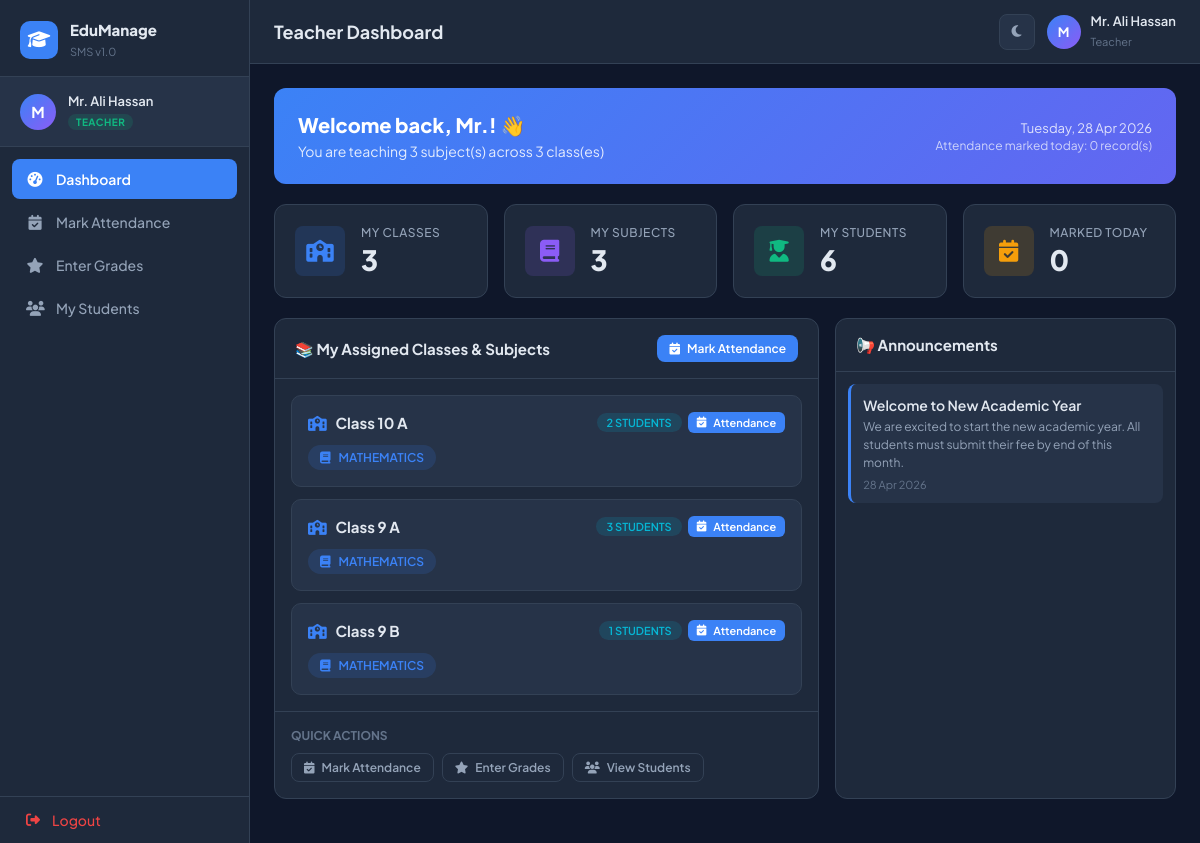
The page /teacher/dashboard.php (signed in) on the database its author committed.
### tables this page shows
CREATE TABLE IF NOT EXISTS teacher_assignments (
    id INT AUTO_INCREMENT PRIMARY KEY,
    teacher_id INT NOT NULL,
    subject_id INT NOT NULL,
    class_id INT NOT NULL,
    UNIQUE KEY unique_assignment (teacher_id, subject_id, class_id),
    FOREIGN KEY (teacher_id) REFERENCES teachers(id) ON DELETE CASCADE,
    FOREIGN KEY (subject_id) REFERENCES subjects(id) ON DELETE CASCADE,
    FOREIGN KEY (class_id) REFERENCES classes(id) ON DELETE CASCADE
);

CREATE TABLE IF NOT EXISTS subjects (
    id INT AUTO_INCREMENT PRIMARY KEY,
    subject_name VARCHAR(100) NOT NULL,
    subject_code VARCHAR(20),
    class_id INT,
    FOREIGN KEY (class_id) REFERENCES classes(id) ON DELETE SET NULL
);

CREATE TABLE IF NOT EXISTS announcements (
    id INT AUTO_INCREMENT PRIMARY KEY,
    title VARCHAR(200) NOT NULL,
    content TEXT NOT NULL,
    target_role ENUM('all','student','teacher') DEFAULT 'all',
    created_by INT,
    created_at TIMESTAMP DEFAULT CURRENT_TIMESTAMP
);

### includes/auth.php (called while the page is built, shortened)
<?php
function getCurrentUser() {
    return [
        'id' => $_SESSION['user_id'] ?? null,
        'name' => $_SESSION['name'] ?? '',
        'email' => $_SESSION['email'] ?? '',
        'role' => $_SESSION['role'] ?? '',
        'entity_id' => $_SESSION['entity_id'] ?? null,
    ];
}

### config/db.php (called while the page is built, shortened)
<?php
function h($str) {
    return htmlspecialchars($str ?? '', ENT_QUOTES, 'UTF-8');
}

### teacher/dashboard.php (the view, shortened to what this page needs)
<?php
require_once '../includes/auth.php';
require_once '../config/db.php';
$user = getCurrentUser();
$teacherId = $user['entity_id'];
$myAssignments = $conn->prepare(
    "SELECT ta.id as asgn_id, s.id as subject_id, s.subject_name, s.subject_code,
            c.id as class_id, c.class_name, c.section,
            (SELECT COUNT(*) FROM students WHERE class_id=c.id) as student_count
     FROM teacher_assignments ta
     JOIN subjects s ON ta.subject_id=s.id
     JOIN classes c ON ta.class_id=c.id
     WHERE ta.teacher_id=?
     ORDER BY c.class_name, c.section, s.subject_name"
);
$myAssignments->bind_param("i", $teacherId);
$myAssignments->execute();
$assignments = $myAssignments->get_result()->fetch_all(MYSQLI_ASSOC);
$myClassCount = count(array_unique(array_column($assignments, 'class_id')));
$mySubjectCount = count($assignments);
$myStudentCount = 0;
$seenClasses = [];
foreach ($assignments as $a) {
    if (!in_array($a['class_id'], $seenClasses)) {
        $myStudentCount += $a['student_count'];
        $seenClasses[] = $a['class_id'];
    }
}
$today = date('Y-m-d');
$todayAtt = $conn->prepare(
    "SELECT COUNT(*) FROM attendance a
     JOIN teacher_assignments ta ON ta.subject_id=a.subject_id AND ta.class_id=a.class_id
     WHERE ta.teacher_id=? AND a.date=?"
);
$todayAtt->bind_param("is", $teacherId, $today);
$todayAtt->execute();
$markedToday = $todayAtt->get_result()->fetch_row()[0];
$announcements = $conn->query("SELECT * FROM announcements WHERE target_role IN ('all','teacher') ORDER BY created_at DESC LIMIT 5")->fetch_all(MYSQLI_ASSOC);
require_once '../includes/header.php';
?>
<div style="background:linear-gradient(135deg,var(--primary),#6366f1);border-radius:var(--radius);padding:24px;margin-bottom:20px;color:#fff;">
    <div style="display:flex;justify-content:space-between;align-items:center;flex-wrap:wrap;gap:12px;">
        <div>
            <h2 style="font-size:20px;font-weight:800;margin-bottom:4px;">Welcome back, <?= h(explode(' ', $user['name'])[0]) ?>! 👋</h2>
            <p style="opacity:0.85;font-size:14px;">You are teaching <?= $mySubjectCount ?> subject(s) across <?= $myClassCount ?> class(es)</p>
        </div>
        <div style="text-align:right;">
            <div style="font-size:13px;opacity:0.8"><?= date('l, d M Y') ?></div>
            <div style="font-size:12px;opacity:0.7;margin-top:2px;">Attendance marked today: <?= $markedToday ?> record(s)</div>
        </div>
    </div>
</div>
<div class="stats-grid" style="margin-bottom:20px">
    <div class="stat-card">
        <div class="stat-icon blue"><i class="fas fa-school"></i></div>
        <div class="stat-info">
            <div class="stat-label">My Classes</div>
            <div class="stat-value"><?= $myClassCount ?></div>
        </div>
    </div>
    <div class="stat-card">
        <div class="stat-icon purple"><i class="fas fa-book"></i></div>
        <div class="stat-info">
            <div class="stat-label">My Subjects</div>
            <div class="stat-value"><?= $mySubjectCount ?></div>
        </div>
    </div>
    <div class="stat-card">
        <div class="stat-icon green"><i class="fas fa-user-graduate"></i></div>
        <div class="stat-info">
            <div class="stat-label">My Students</div>
            <div class="stat-value"><?= $myStudentCount ?></div>
        </div>
    </div>
    <div class="stat-card">
        <div class="stat-icon yellow"><i class="fas fa-calendar-check"></i></div>
        <div class="stat-info">
            <div class="stat-label">Marked Today</div>
            <div class="stat-value"><?= $markedToday ?></div>
        </div>
    </div>
</div>
<div style="display:grid;grid-template-columns:1.6fr 1fr;gap:16px;">
    <div class="card">
        <div class="card-header">
            <span class="card-title">📚 My Assigned Classes & Subjects</span>
            <a href="attendance.php" class="btn btn-primary btn-sm"><i class="fas fa-calendar-check"></i> Mark Attendance</a>
        </div>
        <?php if (empty($assignments)): ?>
        <div class="empty-state">
            <i class="fas fa-chalkboard"></i>
            <h3>No classes assigned yet</h3>
            <p>Please contact admin to assign classes and subjects.</p>
        </div>
        <?php else:
            $grouped = [];
            foreach ($assignments as $a) {
                $key = $a['class_id'];
                $grouped[$key]['class_name'] = $a['class_name'] . ' ' . $a['section'];
                $grouped[$key]['class_id'] = $a['class_id'];
                $grouped[$key]['student_count'] = $a['student_count'];
                $grouped[$key]['subjects'][] = $a;
            }
        ?>
        <div style="padding:16px;display:flex;flex-direction:column;gap:12px;">
            <?php foreach ($grouped as $cls): ?>
            <div style="background:var(--surface2);border-radius:10px;padding:16px;border:1px solid var(--border)">
                <div style="display:flex;justify-content:space-between;align-items:center;margin-bottom:12px;">
                    <div style="font-weight:700;font-size:15px;">
                        <i class="fas fa-school" style="color:var(--primary);margin-right:6px"></i>
                        <?= h($cls['class_name']) ?>
                    </div>
                    <div style="display:flex;gap:6px;align-items:center;">
                        <span class="badge badge-info"><?= $cls['student_count'] ?> students</span>
                        <a href="attendance.php?class_id=<?= $cls['class_id'] ?>" class="btn btn-primary btn-xs">
                            <i class="fas fa-calendar-check"></i> Attendance
                        </a>
                    </div>
                </div>
                <div style="display:flex;flex-wrap:wrap;gap:6px;">
                    <?php foreach ($cls['subjects'] as $sub): ?>
                    <span class="badge badge-primary" style="font-size:12px;padding:5px 12px;">
                        <i class="fas fa-book" style="margin-right:4px"></i>
                        <?= h($sub['subject_name']) ?>
                    </span>
                    <?php endforeach; ?>
                </div>
            </div>
            <?php endforeach; ?>
        </div>
        <?php endif; ?>
        <div style="padding:16px;border-top:1px solid var(--border);">
            <div style="font-size:12px;font-weight:700;text-transform:uppercase;color:var(--text-dim);margin-bottom:10px;">Quick Actions</div>
            <div style="display:flex;gap:8px;flex-wrap:wrap;">
                <a href="attendance.php" class="btn btn-outline btn-sm"><i class="fas fa-calendar-check"></i> Mark Attendance</a>
                <a href="grades.php" class="btn btn-outline btn-sm"><i class="fas fa-star"></i> Enter Grades</a>
                <a href="students.php" class="btn btn-outline btn-sm"><i class="fas fa-users"></i> View Students</a>
            </div>
        </div>
    </div>
    <div class="card">
        <div class="card-header"><span class="card-title">📢 Announcements</span></div>
        <div style="padding:12px;display:flex;flex-direction:column;gap:10px;">
            <?php if (empty($announcements)): ?>
            <div class="empty-state" style="padding:30px"><p>No announcements.</p></div>
            <?php else: foreach ($announcements as $ann): ?>
            <div style="background:var(--surface2);border-radius:8px;padding:12px;border-left:3px solid var(--primary)">
                <div style="font-weight:600;font-size:14px;margin-bottom:4px"><?= h($ann['title']) ?></div>
                <p style="font-size:12px;color:var(--text-muted);line-height:1.5"><?= h(substr($ann['content'],0,120)) ?><?= strlen($ann['content'])>120?'...':'' ?></p>
                <div style="font-size:11px;color:var(--text-dim);margin-top:6px"><?= date('d M Y', strtotime($ann['created_at'])) ?></div>
            </div>
            <?php endforeach; endif; ?>
        </div>
    </div>
</div>
<?php require_once '../includes/footer.php'; ?>

### assets/css/style.css (style rules this page uses)
:root { --bg: #0f172a; --surface: #1e293b; --surface2: #263348; --border: #334155; --text: #e2e8f0; --text-muted: #94a3b8; --text-dim: #64748b; --primary: #3b82f6; --primary-dark: #2563eb; --primary-light: rgba(59,130,246,0.15); --success: #10b981; --success-light: rgba(16,185,129,0.15); --danger: #ef4444; --danger-light: rgba(239,68,68,0.15); --warning: #f59e0b; --warning-light: rgba(245,158,11,0.15); --info: #06b6d4; --info-light: rgba(6,182,212,0.15); --sidebar-w: 250px; --topbar-h: 64px; --radius: 12px; --radius-sm: 8px; --shadow: 0 4px 24px rgba(0,0,0,0.3); --transition: 0.25s ease; }
*, *::before, *::after { box-sizing: border-box; margin: 0; padding: 0; }
html { scroll-behavior: smooth; }
body { font-family: 'Plus Jakarta Sans', sans-serif; background: var(--bg); color: var(--text); display: flex; min-height: 100vh; overflow-x: hidden; transition: background var(--transition), color var(--transition); }
.stats-grid { display: grid; grid-template-columns: repeat(auto-fit, minmax(200px, 1fr)); gap: 16px; margin-bottom: 24px; }
.stat-card { background: var(--surface); border: 1px solid var(--border); border-radius: var(--radius); padding: 20px; display: flex; align-items: center; gap: 16px; transition: transform var(--transition), box-shadow var(--transition); }
.stat-icon { width: 50px; height: 50px; border-radius: var(--radius-sm); display: flex; align-items: center; justify-content: center; font-size: 22px; flex-shrink: 0; }
.stat-icon.blue { background: var(--primary-light); color: var(--primary); }
.stat-icon.green { background: var(--success-light); color: var(--success); }
.stat-icon.yellow { background: var(--warning-light); color: var(--warning); }
.stat-icon.purple { background: rgba(139,92,246,0.15); color: #8b5cf6; }
.stat-info { flex: 1; }
.stat-label { font-size: 12px; color: var(--text-muted); font-weight: 500; text-transform: uppercase; letter-spacing: 0.5px; }
.stat-value { font-size: 28px; font-weight: 800; margin-top: 2px; }
.card { background: var(--surface); border: 1px solid var(--border); border-radius: var(--radius); margin-bottom: 20px; }
.card-header { display: flex; align-items: center; justify-content: space-between; padding: 16px 20px; border-bottom: 1px solid var(--border); }
.card-title { font-size: 15px; font-weight: 700; }
.badge { display: inline-flex; align-items: center; gap: 4px; padding: 3px 10px; border-radius: 20px; font-size: 11px; font-weight: 600; text-transform: uppercase; }
.badge-info { background: var(--info-light); color: var(--info); }
.badge-primary { background: var(--primary-light); color: var(--primary); }
.btn { display: inline-flex; align-items: center; gap: 7px; padding: 9px 18px; border-radius: var(--radius-sm); font-size: 13px; font-weight: 600; cursor: pointer; border: none; text-decoration: none; transition: all var(--transition); white-space: nowrap; }
.btn-primary { background: var(--primary); color: #fff; }
.btn-outline { background: transparent; border: 1px solid var(--border); color: var(--text-muted); }
.btn-sm { padding: 6px 12px; font-size: 12px; }
.btn-xs { padding: 4px 9px; font-size: 11px; border-radius: 6px; }
.card-header { flex-wrap: wrap; gap: 8px; }

### rows shown on the page
teacher_assignments: subject.subject_name "MATHEMATICS"
teacher_assignments: subject.subject_name "MATHEMATICS"
teacher_assignments: subject.subject_name "MATHEMATICS"
announcements: title "Welcome to New Academic Year", content "We are excited to start the new academic year. All students must submit their fee by end of this month.", created_at "28 Apr 2026"

### other values the page prints
substr($user['name'], 0, 1) "M"
$user['name'] "Mr. Ali Hassan"
$role "TEACHER"
$item['label'] "Dashboard"
$item['label'] "Mark Attendance"
$item['label'] "Enter Grades"
$item['label'] "My Students"
$pageTitle "Teacher Dashboard"
$role "Teacher"
explode(' ', $user['name'])[0] "Mr."
$mySubjectCount "3"
$myClassCount "3"
$markedToday "0"
$myStudentCount "6"
$cls['class_name'] "Class 10 A"
